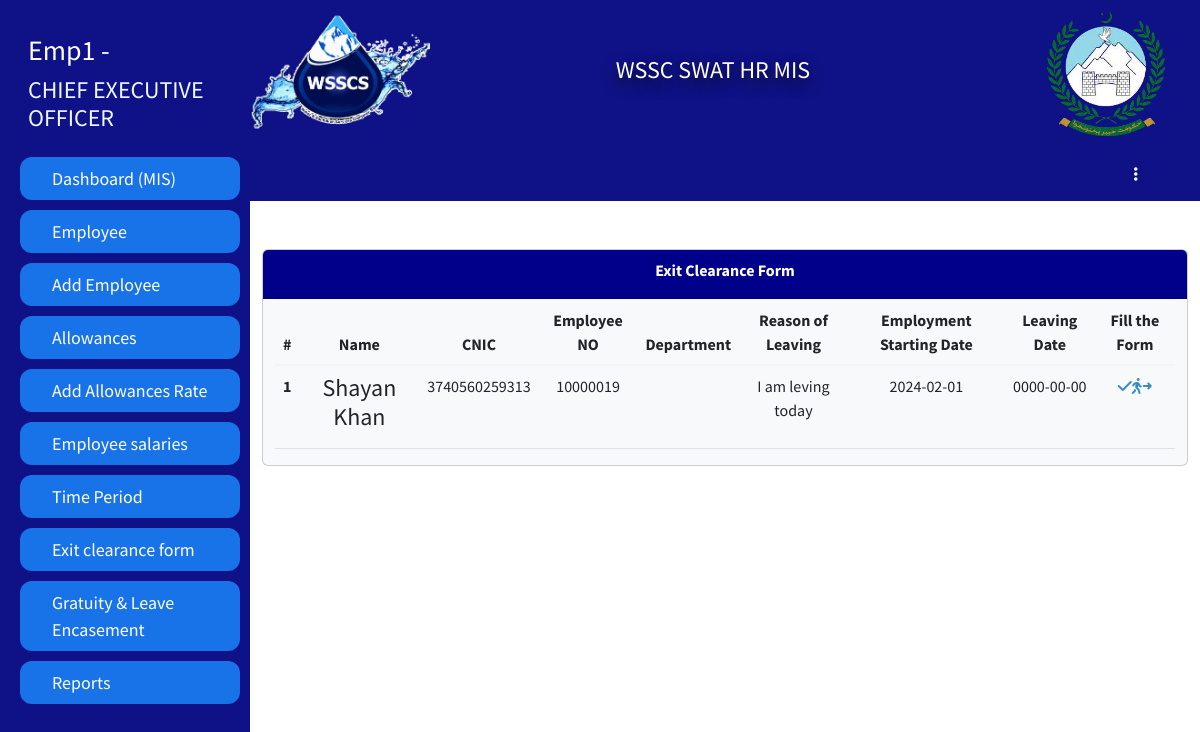
Page /hradmin/EXITCLEARANCEFORM.php (signed in) on the earlier database version.
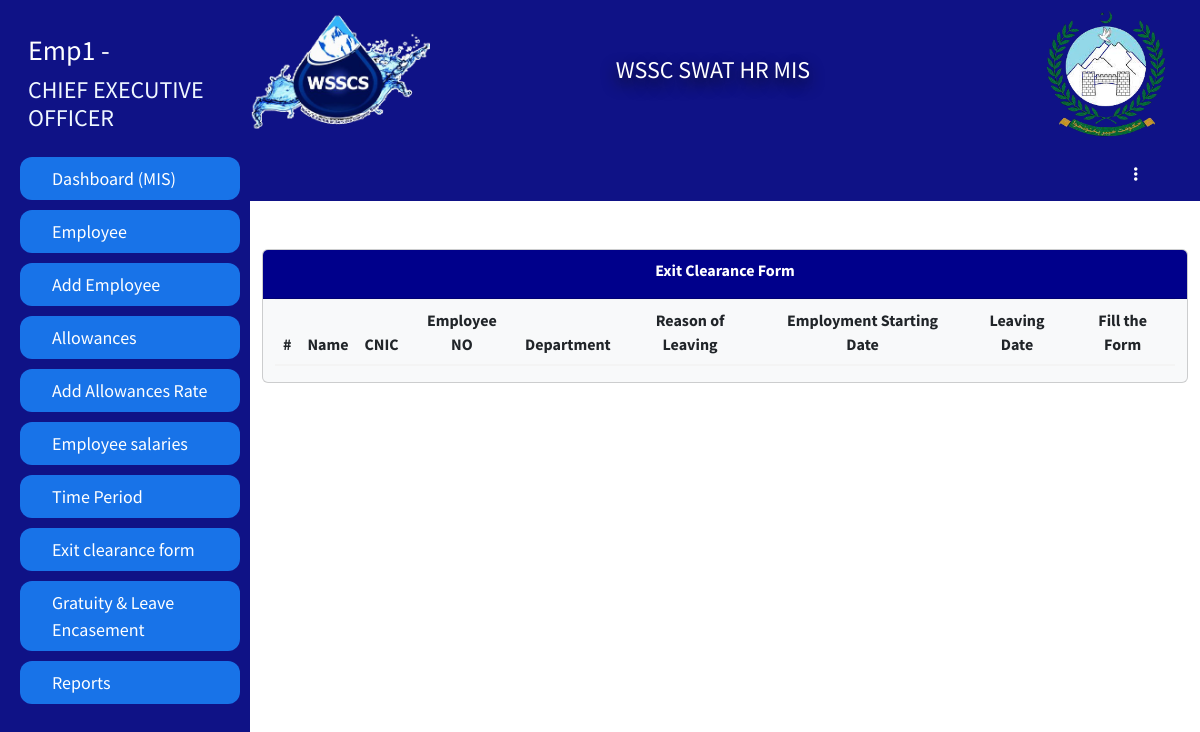
Same page on the later database version.
### tables this page shows
CREATE TABLE `employeedata` (
  `Id` int(11) NOT NULL,
  `image` varchar(255) DEFAULT NULL,
  `fName` varchar(255) DEFAULT NULL,
  `mName` varchar(255) DEFAULT NULL,
  `lName` varchar(255) DEFAULT NULL,
  `father_Name` varchar(255) DEFAULT NULL,
  `CNIC` varchar(15) DEFAULT NULL,
  `email` varchar(255) DEFAULT NULL,
  `pAddress` varchar(255) DEFAULT NULL,
  `cAddress` varchar(255) DEFAULT NULL,
  `city` varchar(255) DEFAULT NULL,
  `postAddress` varchar(255) DEFAULT NULL,
  `mNumber` varchar(15) DEFAULT NULL,
  `ofphNumber` varchar(15) DEFAULT NULL,
  `Alternate_Number` varchar(15) DEFAULT NULL,
  `DofB` varchar(20) DEFAULT NULL,
  `religion` varchar(255) DEFAULT NULL,
  `gender` varchar(10) DEFAULT NULL,
  `BlGroup` varchar(5) DEFAULT NULL,
  `Domicile` varchar(255) DEFAULT NULL,
  `MaritalStatus` varchar(255) DEFAULT NULL,
  `NextofKin` varchar(255) DEFAULT NULL,
  `NextofKinCellNumber` varchar(15) DEFAULT NULL,
  `ContactPerson` varchar(255) DEFAULT NULL,
  `CPCN` varchar(15) DEFAULT NULL,
  `Employement_Group` varchar(255) DEFAULT NULL,
  `Employee_Class` varchar(255) DEFAULT NULL,
  `Employee_Group` varchar(255) DEFAULT NULL,
  `Employee_Sub_Group` varchar(255) DEFAULT NULL,
  `Employee_Quota` varchar(255) DEFAULT NULL,
  `Salary_Bank` varchar(255) DEFAULT NULL,
  `Salary_Branch` varchar(255) DEFAULT NULL,
  `Account_No` varchar(255) DEFAULT NULL,
  `Pay_Type` varchar(255) DEFAULT NULL,
  `EOBI_No` varchar(255) DEFAULT NULL,
  `Bill_Walved_Off` varchar(255) DEFAULT NULL,
  `Weekly_Working_Days` int(11) DEFAULT NULL,
  `Bill_Waived_Off` varchar(255) DEFAULT NULL,
  `Employee_Pay_Classification` varchar(255) DEFAULT NULL,
  `Grade` varchar(255) DEFAULT NULL,
  `Department` varchar(255) DEFAULT NULL,
  `Job_Tiltle` varchar(255) DEFAULT NULL,
  `Salary_Mode` varchar(255) DEFAULT NULL,
  `Status` varchar(255) DEFAULT 'NEW',
  `EmployeeNo` int(11) DEFAULT NULL,
  `Employee_Manager` int(11) DEFAULT NULL,
  `Joining_Date` varchar(20) DEFAULT NULL,
  `Contract_Expiry_Date` varchar(20) DEFAULT NULL,
  `Last_Working_Date` varchar(20) DEFAULT NULL,
  `Attendance_Supervisor` int(11) DEFAULT NULL,
  `Duty_Location` varchar(255) DEFAULT NULL,
  `Duty_Point` varchar(255) DEFAULT NULL,
  `TypeEmp` varchar(255) DEFAULT NULL,
  `type` varchar(255) DEFAULT NULL,
  `DY_Supervisor` varchar(255) DEFAULT NULL,
  `leaveAlreadyAvailed` int(255) NOT NULL DEFAULT 34
);

CREATE TABLE `employee_exit` (
  `Id` int(11) NOT NULL,
  `Employee_id` varchar(255) NOT NULL,
  `Reason_of_Leaving` varchar(255) DEFAULT NULL,
  `Leaving_Date` date DEFAULT NULL,
  `HRMS` varchar(10) DEFAULT NULL,
  `HRMS_Remarks` text DEFAULT NULL,
  `EOBI` varchar(10) DEFAULT NULL,
  `EOBI_Remarks` text DEFAULT NULL,
  `Leve` varchar(10) DEFAULT NULL,
  `Leve_Remarks` text DEFAULT NULL,
  `Gratuity` varchar(10) DEFAULT NULL,
  `HR_Approved_Date` date DEFAULT NULL,
  `Gratuity_Remarks` text DEFAULT NULL,
  `Email_Suspension` varchar(10) DEFAULT NULL,
  `Email_Susp_Remarks` text DEFAULT NULL,
  `Soft_Data` varchar(10) DEFAULT NULL,
  `Soft_Data_Remarks` text DEFAULT NULL,
  `Heard_Data` varchar(10) DEFAULT NULL,
  `Heard_Data_Remarks` text DEFAULT NULL,
  `IT_Other` varchar(10) DEFAULT NULL,
  `IT_Remarks` text DEFAULT NULL,
  `IT_Approved_Date` date DEFAULT NULL,
  `Handover_File` varchar(10) DEFAULT NULL,
  `Handover_File_Remarks` text DEFAULT NULL,
  `Handover_Info` varchar(255) NOT NULL,
  `Handover_Info_Remarks` text DEFAULT NULL,
  `Capital_Equipment` varchar(10) DEFAULT NULL,
  `Capital_Remarks` text DEFAULT NULL,
  `HOD_Other` varchar(10) DEFAULT NULL,
  `HOD_Remarks` text DEFAULT NULL,
  `HOD_Approved_Date` date DEFAULT NULL,
  `Uniform` varchar(10) DEFAULT NULL,
  `Uniform_Remarks` text DEFAULT NULL,
  `Equipment` varchar(10) DEFAULT NULL,
  `Equipment_Remarks` text DEFAULT NULL,
  `Assets` varchar(10) DEFAULT NULL,
  `Assets_Remarks` text DEFAULT NULL,
  `Admin_Other` varchar(10) DEFAULT NULL,
  `Admin_Remarks` text DEFAULT NULL,
  `Admin_Approved_Date` date DEFAULT NULL,
  `Loan` varchar(10) DEFAULT NULL,
  `Loan_Remarks` text DEFAULT NULL,
  `OverPay` varchar(10) DEFAULT NULL,
  `OverPay_Remarks` text DEFAULT NULL,
  `Finance_Other` varchar(10) DEFAULT NULL,
  `Finance_Remarks` text DEFAULT NULL,
  `Finance_Approved_Date` date DEFAULT NULL,
  `Approved_CEO` varchar(10) DEFAULT NULL,
  `CEO_Approved_Date` date DEFAULT NULL
);

### hradmin/EXITCLEARANCEFORM.php (the view, shortened to what the changed rows need)
<?php
if (!isset($_SESSION['loginid']) || !isset($_SESSION['EmployeeNumber']) || $_SESSION['Designation'] != 'HR manager') {
    error_log("Unauthorized access attempt. User: {$_SESSION['loginid']}");
    header("Location: ../logout.php");
    exit;
  } else{
?>
<!DOCTYPE html>
<html lang="en">
<head>
</head>
<body>
    <?php include ('link/desigene/sidebar.php')?>
    <div id="main">
        <div class="container-fluid py-5">
            <div class="row">
                <div class="col-lg-12">
                    <div class="card card2 text-center bg-light">
                        <div class="container">
                            <table class="table">
                                <thead>
                                    <tr>
                                    <th scope="col">#</th>
                                    <th scope="col">Name</th>
                                    <th scope="col">CNIC</th>
                                    <th scope="col">Employee NO</th>
                                    <th scope="col">Department</th>
                                    <th scope="col">Reason of Leaving</th>
                                    <th scope="col">Employment Starting Date</th>
                                    <th scope="col">Leaving Date</th>
                                    <th scope="col">Fill the Form</th>
                                </thead>
                                <tbody>
                                <?php
                                include ('link/desigene/db.php');
                                $query = mysqli_query($conn,"SELECT
        l.CNIC,
        l.EmployeeNo,
        l.Employee_Group,
        l.Joining_Date,
        e.Leaving_Date,
        e.Id,
        e.Reason_of_Leaving,
        l.fName,
        l.mName,
        l.lName
    FROM employee_exit AS e
    INNER JOIN employeedata AS l ON e.Employee_id = l.EmployeeNo
    WHERE
        e.HRMS IS NULL
        AND e.HRMS_Remarks IS NULL
        AND e.EOBI IS NULL
        AND e.EOBI_Remarks IS NULL
        AND e.Leve IS NULL
        AND e.Leve_Remarks IS NULL
        AND e.Gratuity IS NULL
        AND e.HR_Approved_Date IS NULL
        AND e.Gratuity_Remarks IS NULL
");
                                $num = 1;
                                while($row = mysqli_fetch_array($query)){
                                ?>
                                    <tr>
                                        <th scope="row"><?php echo $num?></th>
                                        <td><h4><?php echo $row ['fName']?> <?php echo $row ['mName']?> <?php echo $row ['lName']?></h4></td>
                                        <td><?php echo $row ['CNIC']?></td>
                                        <td><?php echo $row ['EmployeeNo']?></td>
                                        <td><?php echo $row ['Employee_Group']?></td>
                                        <td><?php echo $row ['Reason_of_Leaving']?></td>
                                        <td><?php echo $row ['Joining_Date']?></td>
                                        <td><?php echo $row ['Leaving_Date']?></td>
                                        <td><a href="ecitclearance.php?id=<?php echo $row ['Id']?>"><i class="fa-solid fa-check"></i><i class="fa-solid fa-person-walking-arrow-right"></i></a></td>
                                    </tr>
                                <?php
                                $num++; }
                                ?>
                                </tbody>
                            </table>
                        </div>
                    </div>
                </div>
            </div>
        </div>
    </div>
</body>
</html>
<?php }?>

### hradmin/link/desigene/sidebar.php (shortened to what the changed rows need)
<div id="mySidenav" class="sidenav">
  <div class="row w-100">
  <div class="profile col-12">
  <?php
      $emil= $_SESSION['EmployeeNumber'];
      include('../link/desigene/db.php');
      $selectsession=mysqli_query($conn,"SELECT * FROM `employeedata` WHERE `EmployeeNo`='$emil'");
      while($row=mysqli_fetch_array($selectsession)){
      ?>
      <h3> <?php echo $row['fName']?> <?php echo $row['lName']?></h3>
      <h4> <?php echo $row['Job_Tiltle']?></h4>
      <?php }?>
  </div>
  </div>
              </div>

Differences in the rows shown:
removed employee_exit: employeedata.fName "Shayan", employeedata.lName "Khan", employeedata.CNIC "3740560259313", employeedata.EmployeeNo "10000019", Reason_of_Leaving "I am leving today", employeedata.Joining_Date "2024-02-01", Leaving_Date "0000-00-00"
